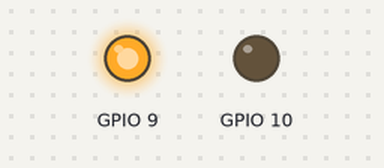
This program was run on a simulated Raspberry Pi (BCM pin numbers), started with the argument 3. Parts: output pins drawn as LEDs (lit = HIGH). At 0.0 s the program stops and its outputs stay as they are.

Above: at 0.1 s.
Timing chart, 0 to 1.5 s (numbered marks = the images above):
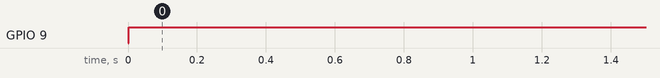

Measured:
- by itself, GPIO 9: LOW → HIGH at 0.00 s

The program:

raspberry_envia_nivel_dm02a.py
```python
#Código exemplo para Rasberry criado e fornecido pelo nosso amigo Leonardo Oliveira - knowdbtech (https://github.com/knowdbtech). Obrigado pela contribuição Leonardo.

import RPi.GPIO as GPIO
import time,sys

if len (sys.argv) <= 1: sys.exit('Parametro entre 0 e 70 eh necessario!')

nivel = 0

try:
    nivel = int(sys.argv[1])
except:
  print("O parametro deve ser numerico")
  sys.exit()

if nivel < 0 or nivel > 70: sys.exit('Parametro fora do range 0-70')

usleep = lambda x: time.sleep(x/1000000.0)

refval = int(sys.argv[1]) * 500;

GPIO.setmode(GPIO.BCM)
GPIO.setwarnings(False)

GPIO.setup(10, GPIO.OUT)
GPIO.output(10,0)


GPIO.setup(9, GPIO.OUT)

GPIO.output(9,GPIO.LOW)
usleep(refval)
GPIO.output(9,GPIO.HIGH)
```
